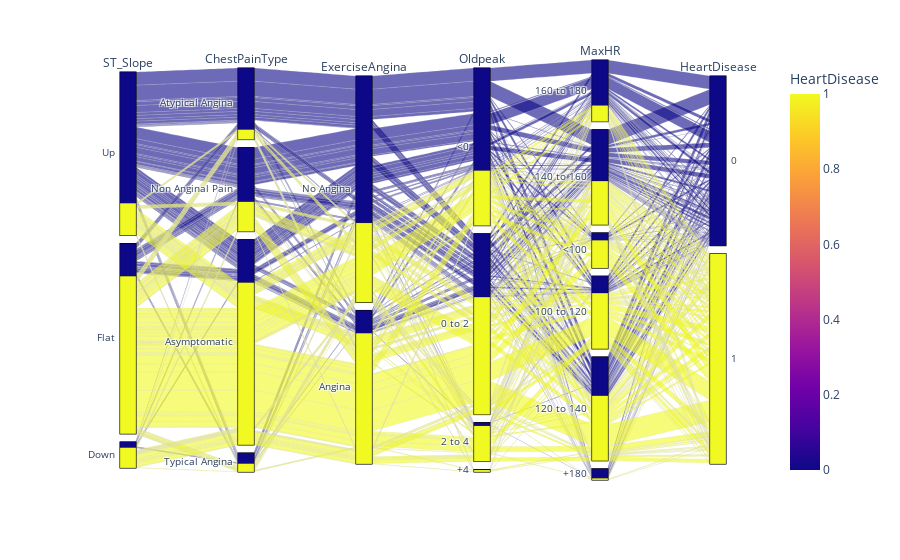

Write notebook code for a chart like this one.
### Markdown cell above
### Multi-dimensional categorical data plot

### Code cell
import plotly.express as px
fig = px.parallel_categories(df_parallel, color="HeartDisease")
fig.show()## Correlation and PPS Analysis

### Figure 1 — Plotly figure (JSON) as saved in the notebook; plotly's stock layout.template omitted (floating-point values rounded to 4 significant figures; data arrays with more than 128 entries replaced by an {"elided": "..."} marker saying what was removed)
{"data": [{"dimensions": [{"label": "ST_Slope", "values": {"elided": "918 str values"}}, {"label": "ChestPainType", "values": {"elided": "918 str values"}}, {"label": "ExerciseAngina", "values": {"elided": "918 str values"}}, {"label": "Oldpeak", "values": {"elided": "918 str values"}}, {"label": "MaxHR", "values": {"elided": "918 str values"}}, {"label": "HeartDisease", "values": {"elided": "918 int values"}}], "domain": {"x": [0, 1], "y": [0, 1]}, "line": {"color": {"elided": "918 int values"}, "coloraxis": "coloraxis"}, "name": "", "type": "parcats"}], "layout": {"coloraxis": {"colorbar": {"title": {"text": "HeartDisease"}}, "colorscale": [[0, "#0d0887"], [0.1111, "#46039f"], [0.2222, "#7201a8"], [0.3333, "#9c179e"], [0.4444, "#bd3786"], [0.5556, "#d8576b"], [0.6667, "#ed7953"], [0.7778, "#fb9f3a"], [0.8889, "#fdca26"], [1, "#f0f921"]]}, "legend": {"tracegroupgap": 0}, "margin": {"t": 60}}}
